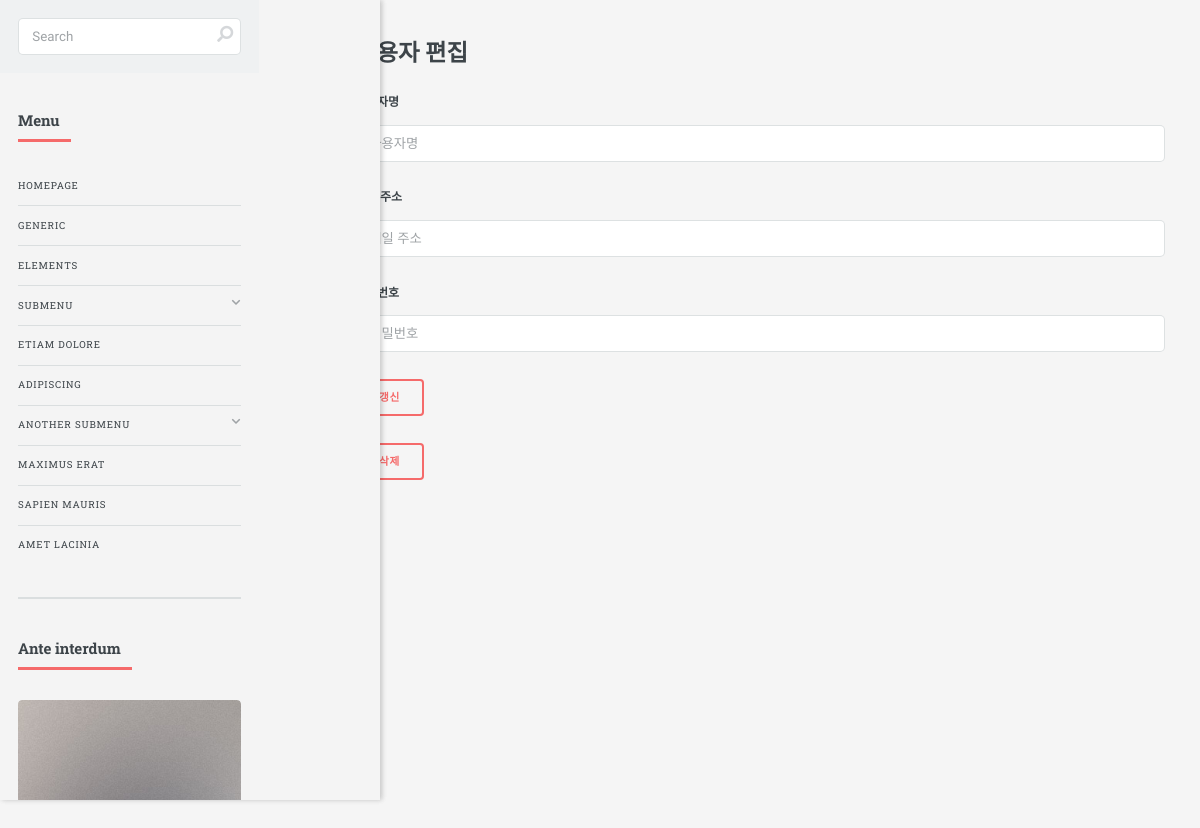
Before: /crud/user/3 (signed in) with the older database file.
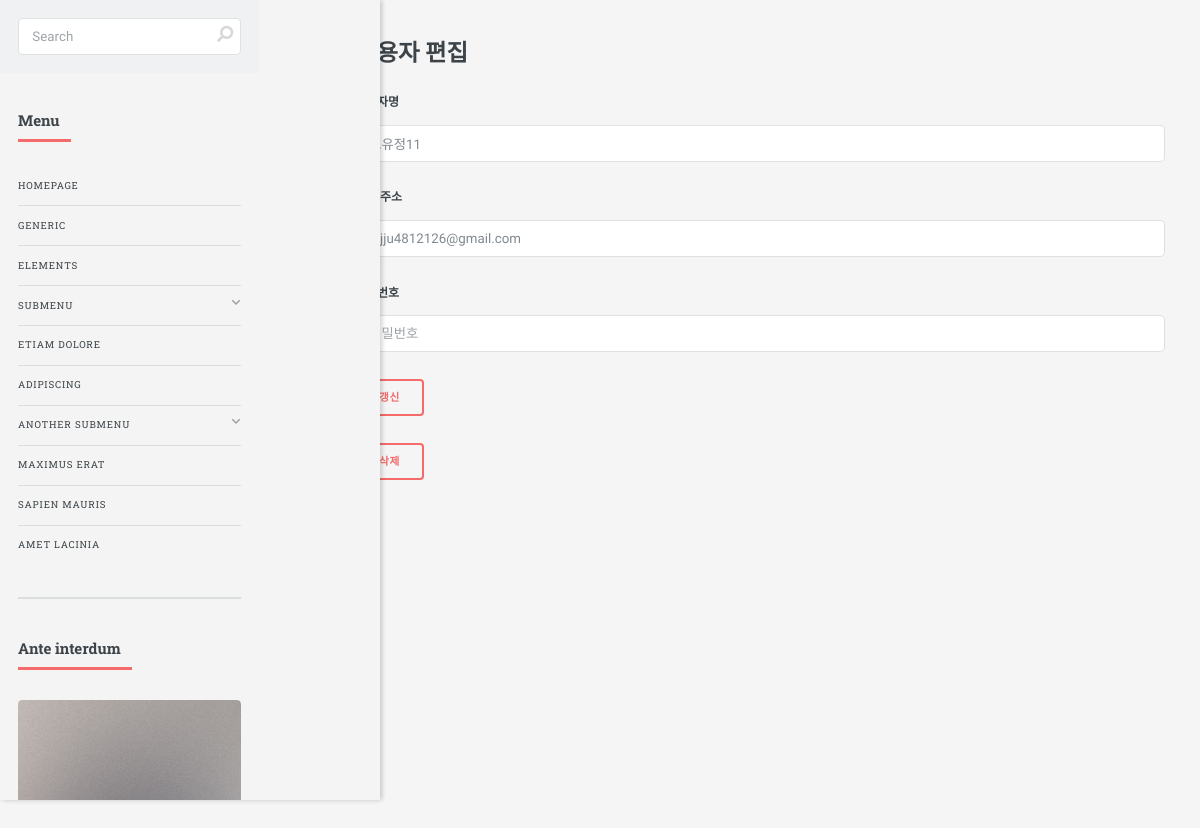
After: the same page with the newer database file.
### apps/crud/models.py (models this page shows, shortened)
class User(db.Model, UserMixin):
    __tablename__ = "users"
    id = db.Column(db.Integer, primary_key=True)
    username = db.Column(db.String, index=True)
    email = db.Column(db.String, unique=True, index=True)
    password_hash = db.Column(db.String)
    created_at = db.Column(db.DateTime, default=datetime.now)
    updated_at = db.Column(db.DateTime, default=datetime.now, onupdate=datetime.now)
    @property
    def password(self):
        raise AttributeError("읽어 들일 수 없음")

### apps/crud/views.py (the view, shortened to what this page needs)
@crud.route('/user/<user_id>',methods=["GET","POST"])
@login_required
def edit_user(user_id):
    form = UserForm() #객체 생성하기
    user = User.query.filter_by(id=user_id).first() #사용자 취득
    return render_template('crud/edit.html',user=user, form=form)

### apps/crud/forms.py
class UserForm(FlaskForm):
    username = StringField(
        "사용자명",
        validators=[
            DataRequired(message="사용자명은 필수입니다."),
            Length(max=30, message="30문자 이내로 입력해 주세요."),
        ],
    )
    email = StringField(
        "메일 주소",
        validators=[
            DataRequired(message="메일 주소는 필수입니다."),
            Email(message="메일 주소의 형식으로 입력해 주세요."),
        ],
    )
    password = PasswordField("비밀번호", validators=[DataRequired(message="비밀번호는 필수입니다.")])
    submit = SubmitField("신규 등록")

### apps/crud/models.py (called while the page is built)
@login_manager.user_loader
def load_user(user_id):
    return User.query.get(user_id)

### apps/crud/templates/crud/edit.html (shortened to what this page needs)
{% extends "crud/base.html" %}
{%block content%}
<h2>사용자 편집</h2>
<form action="{{ url_for('crud.edit_user', user_id=user.id) }}" method="POST" novalidate="novalidate">
    <p>
        {{ form.username.label }} {{ form.username(placeholder="사용자명", value=user.username) }}
    </p>
    <p>
        {{ form.email.label }} {{ form.email(placeholder="메일 주소", value=user.email) }}
    </p>
    <p>
        {{ form.password.label }} {{ form.password(placeholder="비밀번호") }}
    </p>
    <p><input type="submit" value="갱신" /></p>
</form>
<form action="{{ url_for('crud.delete_user', user_id=user.id) }}" method="POST">
    <input type="submit" value="삭제">
{%endblock%}

### apps/crud/templates/crud/base.html (shortened to what this page needs)
<!DOCTYPE html>
<html lang="ko">
    <head>
        <link rel="stylesheet" href="{{ url_for('main.static', filename='assets/css/main.css') }}" />
        <link rel="stylesheet" href="{{ url_for('auth.static', filename='style.css') }}" />
    </head>
    <body>
        <div id="wrapper">
            <div id="sidebar">
                {% include "main/side.html" %}
            </div>
            <div id="content">
                {% block content %}{% endblock %}
            </div>
        </div>
    </body>
</html>

### apps/main/templates/main/side.html (shortened to what this page needs)
<div id="sidebar">
	<div class="inner">
		<section id="search" class="alt">
			<form method="post" action="#">
				<input type="text" name="query" id="query" placeholder="Search" />
			</form>
		</section>
		<nav id="menu">
			<header class="major">
				<h2>Menu</h2>
			</header>
			<ul>
				<li><a href="{{ url_for('main.index') }}">Homepage</a></li>
				<li><a href="{{ url_for('crud.index') }}">Generic</a></li>
				<li><a href="elements.html">Elements</a></li>
				<li>
					<span class="opener">Submenu</span>
				</li>
				<li><a href="#">Etiam Dolore</a></li>
				<li><a href="#">Adipiscing</a></li>
				<li>
					<span class="opener">Another Submenu</span>
				</li>
				<li><a href="#">Maximus Erat</a></li>
				<li><a href="#">Sapien Mauris</a></li>
				<li><a href="#">Amet Lacinia</a></li>
			</ul>
		</nav>
		<section>
			<header class="major">
				<h2>Ante interdum</h2>
			</header>
			<div class="mini-posts">
				<article>
					<a href="#" class="image">
						<img src="{{ url_for('main.static', filename='images/pic07.jpg') }}" alt="" />
					</a>
				</article>
			</div>
		</section>
	</div>
</div>

### apps/auth/static/style.css (style rules this page uses)
body { padding: 1.5em; background: #f5f5f5 }
a { color: #73685d; }

### apps/crud/templates/crud/base.html (style rules this page uses)
#wrapper { display: flex; max-width: 1200px; margin: 0 auto; min-height: 100vh; }
#sidebar { width: 380px; background: #f4f4f4; padding: 15px; box-sizing: border-box; position: fixed; top: 0; left: 0; height: 100vh; box-shadow: 2px 0 5px rgba(0, 0, 0, 0.1); overflow: hidden; }
#content { flex: 1; padding: 15px; box-sizing: border-box; margin-left: 320px; }

Changed rows visible on the page:
added User: username "조유정11", email "jojju4812126@gmail.com"
